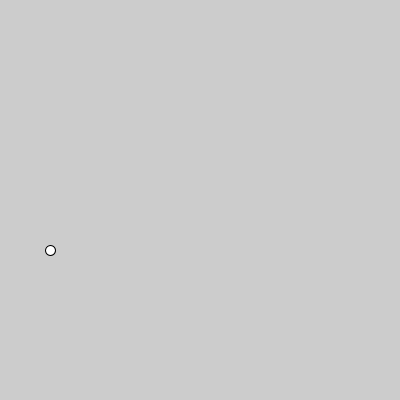
Frame 1 (no input)
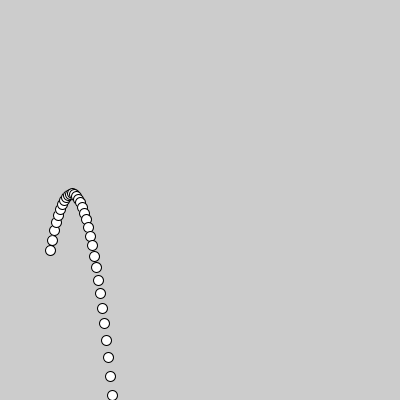
Frame 60 (the mouse pressed at the canvas centre just before this capture)
Frame 120 (the mouse held since frame 60 and released just before this capture): identical to frame 60, image omitted

The Processing sketch that drew these frames (run headless with seeded random() and noise(); from frame 60 on, the mouse is pressed at the canvas centre):

// Processing sketch: week08_3_newton_floor_if_collision
// ── week08_3_newton_floor_if_collision.pde
// 碰撞偵測: Mario v.s. Pikachu
// 牛頓力學 (1)靜者恆靜、動者恆動
//          (2)f=m*a 位置、速度、加速度
void setup()
{
  size(400, 400);
}
float x=50, y=250, vx=2, vy=-10;
void draw()
{
  ellipse(x, y, 10, 10);
  x += vx;
  y += vy;
  vy += 0.98; // 重力加速度
}
